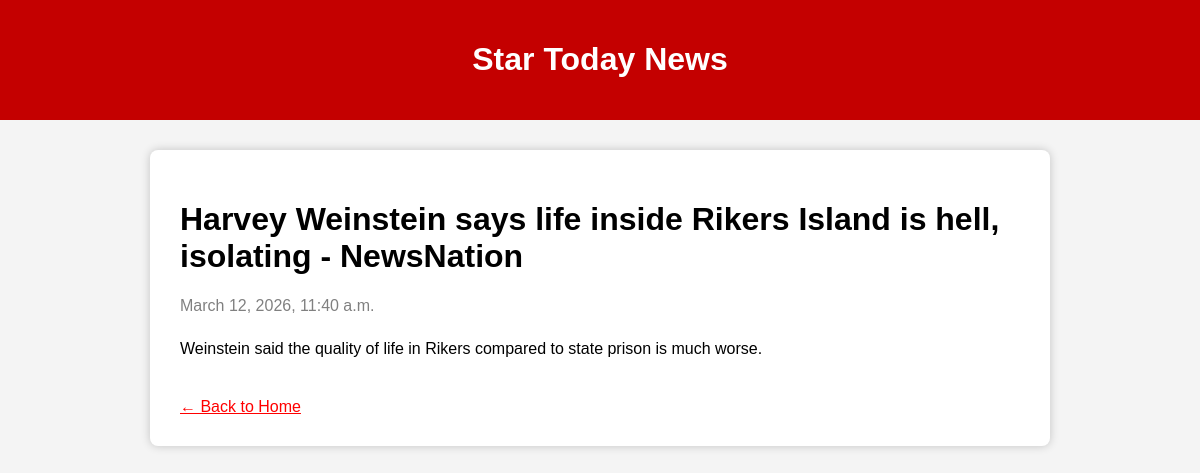
/article/37/, run on the app's committed database.
### news/models.py (models this page shows, shortened)
class Article(models.Model):
    CATEGORY_CHOICES = [
        ("Politics", "Politics"),
        ("Technology", "Technology"),
        ("Sports", "Sports"),
        ("Business", "Business"),
    ]
    title = models.CharField(max_length=200)
    category = models.CharField(max_length=50, choices=CATEGORY_CHOICES)
    image = models.ImageField(upload_to="news_images/", null=True, blank=True)
    content = models.TextField()
    summary = models.TextField(null=True, blank=True)
    views = models.IntegerField(default=0)
    published_date = models.DateTimeField(auto_now_add=True)

### news/views.py (the view)
# urls.py: path('article/<int:id>/', views.article_detail, name='article_detail'),
def article_detail(request, id):
    article = Article.objects.get(id=id)
    article.views += 1
    article.save()
    return render(request,"article.html",{"article":article})

### templates/article.html (shortened to what this page needs)
<!DOCTYPE html>
<html>
<head>
</head>
<body>
<div class="header">
<h1>Star Today News</h1>
</div>
<div class="container">
<h1>{{ article.title }}</h1>
<p class="date">{{ article.published_date }}</p>
<p style="margin-top:20px; line-height:1.8;">
{{ article.content }}
</p>
<br>
<a href="/" style="color:red;">← Back to Home</a>
</div>
</body>
</html>

### templates/article.html (style rules this page uses)
body { font-family:Arial; margin:0; background:#f4f4f4; }
.header { background:#c40000; color:white; padding:20px; text-align:center; }
.container { width:70%; margin:auto; background:white; padding:30px; margin-top:30px; border-radius:8px; box-shadow:0 0 10px rgba(0,0,0,0.2); }
.date { color:gray; margin-top:10px; }

### data on the page
Article: title "Harvey Weinstein says life inside Rikers Island is hell, isolating - NewsNation", published_date "March 12, 2026, 11:40 a.m.", content "Weinstein said the quality of life in Rikers compared to state prison is much worse."
